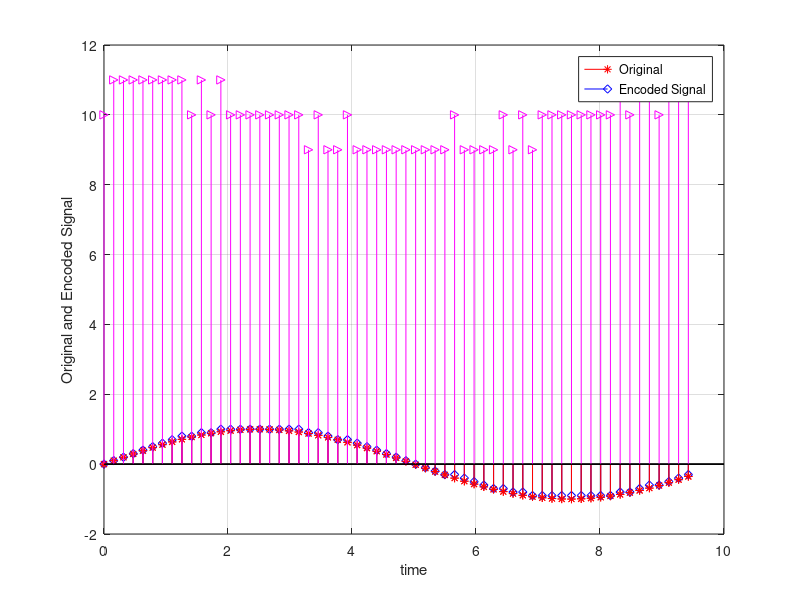

The MATLAB script that drew this image: (Note: this script raises an error after producing the figure.)
%%
%Q1 DPCM
predictor = [0 1];
partition = [-1:0.1:0.9]; codebook = [-1:0.1:1];
t = 0:pi/20:3*pi;
x = sin(0.2*pi*t); %upper and lower bounds are [1 -1]
en = dpcmenco(x, codebook, partition, predictor);
de = dpcmdeco(en, codebook, predictor);
stem(t,x, 'r*')
hold on
stem(t, de, 'bd')
legend('Original', 'Recovered')
grid on
distor = sum((x-de).^2)/length(x) % Mean square error
xlabel('time')
ylabel('Original and Recovered Signal')

%%
% Original and Encoded Signal
stem(t, x, 'r*');
hold on
stem(t, en, 'm>')
legend('Original', 'Encoded Signal')
grid on
xlabel('time')
ylabel('Original and Encoded Signal')

%%
%Q2 Encode a sinusoidal signal based on DPCM and recover it using previous sample as the predictor.
load mtlb
y = mtlb;
x = y(1:1000);
t = 1:1:length(x);
predictor = [0 1];
partition = [-3:0.1:3];
codebook = [-3:0.1:3.1];
encodedx = dpcmenco(x,codebook,partition,predictor);
% Try to recover x from the modulated signal.
decodedx = dpcmdeco(encodedx, codebook, predictor);
plot(t, x, 'r', t, decodedx, 'b--')
legend('Original', 'Recovered')
grid on
xlabel('time')
ylabel('Original and Recovered Signal')
distor = sum((x-transpose(decodedx)).^2)/length(x)

%%
%Q3 Signal Recovery and Encryption Using Step-wise Adjustment Based on Signal Differences
t = 0:pi/20:3*pi;
x = sin(0.2*pi*t); % Original signal
k=0.06; % Step Size
for i=1:length(t)-1
if x(i+1)-x(i)>=0;
Del(i)=k;
else
		Del(i)=-k;
end
end
y(1)=x(1); % Initialisation
for i=1:length(t)-1
y(i+1) = y(i)+Del(i);
end
stem(t,x, 'r*');
hold on
stem(t, y, 'bd')
hold on
stem(0:pi/20:3*pi-pi/20, Del, 'ms')
legend('Original', 'Recovered', 'Encrypted')

%%
%Q4 Signal Recovery Using Step-wise Adjustment Based on Signal Differences
load mtlb
z = mtlb; x = z(100:250);
t = 1:1:length(x);
k=0.03;
for i=1:length(t)-1 
if x(i+1)-x(i)>=0;
Del(i)=k;
else
Del(i)=-k;
end
end
y(1)=x(1); % Initialisation
for i=1:length(t)-1
y(i+1) = y(i)+Del(i); %Previous sample + K
end

stem(t,x, 'r*');
hold on
stem(t, y, 'bd')
legend('Original', 'Recovered')
grid on 

%%
%Signal Recovery Using Weighted Sum of Previous Samples and Step-wise Adjustment
load mtlb
z = mtlb; x = z(100:250);
t = 1:1:length(x);
k=0.03;
for i=1:length(t)-1
if x(i+1)-x(i)>=0;
Del(i)=k;
else
Del(i)=-k;
end
end
y(1)=x(1);y(2)=x(1)+Del(1); % Initialisation
for i=2:length(t)-1
y(i+1) = 0.2*y(i-1)+0.8*y(i)+Del(i);
%Weighted sum of Previous samples + K
end

stem(t,x, 'r*');
hold on
stem(t, y, 'bd')
legend('Original', 'Recovered')
grid on


%% A Question to Solve
%(i) Observe the results for considering, y(i+1) = 0.1*y(i-1)+0.9*y(i)+Del(i); 
%(ii) Find error for both combinations.  
%(iii) Change step size and observe error.

% i
load mtlb
z = mtlb; x = z(100:250);
t = 1:1:length(x);
k=0.03;
for i=1:length(t)-1
if x(i+1)-x(i)>=0;
Del(i)=k;
else
Del(i)=-k;
end
end
y(1)=x(1);y(2)=x(1)+Del(1); % Initialisation
for i=2:length(t)-1
y(i+1) = 0.1*y(i-1)+0.9*y(i)+Del(i);
%Weighted sum of Previous samples + K
end
stem(t,x, 'r*');
hold on
stem(t, y, 'bd')
legend('Original', 'Recovered')
grid on

%%
% ii
% Load data
load mtlb
z = mtlb; 
x = z(100:250); % Select segment of signal
t = 1:1:length(x); % Time indices
k = 0.03; % Step size

% Delta Modulation
for i = 1:length(t)-1
    if x(i+1) - x(i) >= 0
        Del(i) = k;
    else
        Del(i) = -k;
    end
end
% Case 1: y(i+1) = 0.1*y(i-1) + 0.9*y(i) + Del(i)
% Initialize
y1(1) = x(1); 
y1(2) = x(1) + Del(1); 

for i = 2:length(t)-1
    y1(i+1) = 0.1 * y1(i-1) + 0.9 * y1(i) + Del(i);
end

% Compute Error for Case 1
error1 = sum((x - y1').^2) / length(x); % Mean square error

% Case 2: y(i+1) = 0.2*y(i-1) + 0.8*y(i) + Del(i)
% Initialize
y2(1) = x(1); 
y2(2) = x(1) + Del(1); 

for i = 2:length(t)-1
    y2(i+1) = 0.2 * y2(i-1) + 0.8 * y2(i) + Del(i);
end
% Compute Error for Case 2
error2 = sum((x - y2').^2) / length(x); % Mean square error

% Plot Results
figure;
subplot(2,1,1);
stem(t, x, 'r*'); hold on;
stem(t, y1, 'bd');
legend('Original Signal', 'Recovered Signal (0.1 & 0.9)');
title(['Recovered Signal for Case 1 (Error = ', num2str(error1), ')']);
grid on; xlabel('Time'); ylabel('Amplitude');

subplot(2,1,2);
stem(t, x, 'r*'); hold on;
stem(t, y2, 'bd');
legend('Original Signal', 'Recovered Signal (0.2 & 0.8)');
title(['Recovered Signal for Case 2 (Error = ', num2str(error2), ')']);
grid on; xlabel('Time'); ylabel('Amplitude');
% Display Errors
disp(['Mean Square Error for Case 1 (0.1 & 0.9): ', num2str(error1)]);
disp(['Mean Square Error for Case 2 (0.2 & 0.8): ', num2str(error2)]);


%%
% iii
% Initialization
t = 0:pi/20:3*pi;
x = sin(0.2*pi*t); % Original signal
k_values = [0.03, 0.06]; % Different step sizes

for k = k_values
% Delta Modulation
Del = zeros(1, length(t)-1); % Preallocate Delta array
for i = 1:length(t)-1
if x(i+1) - x(i) >= 0
Del(i) = k;
else
Del(i) = -k;
end
end

% Recovered Signal with Weights (0.2 & 0.8)
y = zeros(1, length(t)); % Preallocate Recovered Signal
y(1) = x(1); y(2) = x(1) + Del(1); % Initialization
for i = 2:length(t)-1
y(i+1) = 0.2 * y(i-1) + 0.8 * y(i) + Del(i);
end

% Error Calculation
error = sum((x - y).^2) / length(x); % Mean square error
% Plot Results
figure;
stem(t, x, 'r*', 'DisplayName', 'Original Signal'); hold on;
stem(t, y, 'bd', 'DisplayName', ['Recovered Signal (k = ', num2str(k), ')']);
grid on;
legend();
title(['Recovered Signal with Step Size ', num2str(k), ' | Error: ', num2str(error)]);
xlabel('Time'); ylabel('Amplitude');
end
